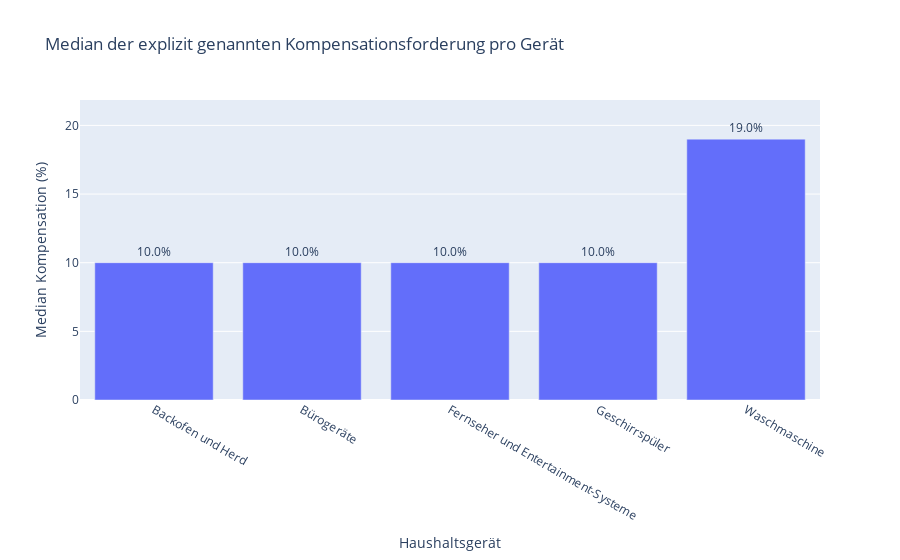

The notebook cell this image was saved under:
### Code cell
# Abschnitt 4: Monetäre Kompensationsforderungen und modelliertes Flexibilitätspotenzial
## 4.1 Deskriptive Analyse der explizit genannten Kompensationsforderungen pro Gerät
# Stelle sicher, dass master_df_f1 aus Abschnitt 0 existiert und nicht leer ist.
if 'master_df_f1' in locals() and not master_df_f1.empty:
    print(f"Beginne deskriptive Analyse der explizit genannten Kompensationsforderungen pro Gerät (basierend auf master_df_f1)")

    if 'incentive_choice' in master_df_f1.columns and 'incentive_pct_required_num' in master_df_f1.columns:
        # Erstelle DataFrame nur mit Teilnehmern, die Kompensation fordern und einen Wert angegeben haben
        df_compens_demand_stated = master_df_f1[master_df_f1['incentive_choice'] == 'yes_conditional'].copy()
        
        original_yes_conditional_count = len(df_compens_demand_stated)
        df_compens_demand_stated.dropna(subset=['incentive_pct_required_num'], inplace=True)
        valid_compens_demand_count = len(df_compens_demand_stated)
        
        print(f"Anzahl der Nennungen mit 'yes_conditional': {original_yes_conditional_count}")
        if original_yes_conditional_count > 0:
            print(f"Anzahl davon mit valider Kompensationsforderung (für diese deskriptive Analyse): {valid_compens_demand_count} ({(valid_compens_demand_count/original_yes_conditional_count*100):.1f}%)")
        else:
            print("Keine Nennungen mit 'yes_conditional' gefunden.")

        if not df_compens_demand_stated.empty:
            print("\n--- Deskriptive Statistik der explizit genannten Kompensationsforderung pro Gerät ---")
            # Berechnung der deskriptiven Statistiken pro Gerät
            # Die Spalte '50%' entspricht dem Median.
            stated_compens_stats_per_device = df_compens_demand_stated.groupby('device')['incentive_pct_required_num'].describe().round(2)
            
            print("Deskriptive Statistik der Kompensationsforderung pro Gerät (explizit genannt):")
            # display(stated_compens_stats_per_device)
            print(stated_compens_stats_per_device)
            
            # Optional: Einfacher Bar-Plot der Mediane (Spalte '50%') oder Mittelwerte ('mean')
            # Wir verwenden hier den Median, da er robuster gegenüber Ausreissern ist.
            # Sortierung für den Plot nach Median
            plot_data_median_compens = stated_compens_stats_per_device[['50%']].sort_values(by='50%', ascending=True).reset_index()

            fig_median_compens_device = px.bar(plot_data_median_compens, 
                                               x='device', y='50%',
                                               title='Median der explizit genannten Kompensationsforderung pro Gerät',
                                               labels={'device': 'Haushaltsgerät', '50%': 'Median Kompensation (%)'},
                                               text='50%')
            fig_median_compens_device.update_traces(texttemplate='%{text:.1f}%', textposition='outside')
            fig_median_compens_device.update_yaxes(range=[0, plot_data_median_compens['50%'].max() * 1.15]) # Y-Achsenbereich anpassen
            fig_median_compens_device.update_xaxes(categoryorder='array', categoryarray=plot_data_median_compens['device']) # Reihenfolge beibehalten
            fig_median_compens_device.show()

        else:
            print("Keine Daten für 'yes_conditional' Teilnehmer mit validen expliziten Kompensationsforderungen gefunden.")
    else:
        print("WARNUNG: Spalten 'incentive_choice' oder 'incentive_pct_required_num' nicht in master_df_f1 gefunden.")
else:
    print("FEHLER: master_df_f1 ist nicht verfügbar oder leer. Analyse kann nicht durchgeführt werden.")

print("\n--- Abschnitt 4.1: Deskriptive Analyse der explizit genannten Kompensationsforderungen pro Gerät Abgeschlossen ---")

### Figure 1 — Plotly figure (JSON) as saved in the notebook; plotly's stock layout.template omitted (floating-point values rounded to 4 significant figures)
{"data": [{"hovertemplate": "Haushaltsgerät=%{x}<br>Median Kompensation (%)=%{text}<extra></extra>", "legendgroup": "", "marker": {"color": "#636efa", "pattern": {"shape": ""}}, "name": "", "orientation": "v", "showlegend": false, "text": [10.0, 10.0, 10.0, 10.0, 19.0], "textposition": "outside", "texttemplate": "%{text:.1f}%", "type": "bar", "x": ["Backofen und Herd", "Bürogeräte", "Fernseher und Entertainment-Systeme", "Geschirrspüler", "Waschmaschine"], "xaxis": "x", "y": [10.0, 10.0, 10.0, 10.0, 19.0], "yaxis": "y"}], "layout": {"barmode": "relative", "legend": {"tracegroupgap": 0}, "title": {"text": "Median der explizit genannten Kompensationsforderung pro Gerät"}, "xaxis": {"anchor": "y", "categoryarray": ["Backofen und Herd", "Bürogeräte", "Fernseher und Entertainment-Systeme", "Geschirrspüler", "Waschmaschine"], "categoryorder": "array", "domain": [0, 1], "title": {"text": "Haushaltsgerät"}}, "yaxis": {"anchor": "x", "domain": [0, 1], "range": [0, 21.85], "title": {"text": "Median Kompensation (%)"}}}}
